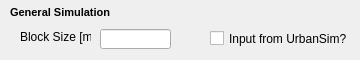
           <widget class="QWidget" name="gensim_widget" native="true">
            <property name="minimumSize">
             <size>
              <width>0</width>
              <height>60</height>
             </size>
            </property>
            <property name="maximumSize">
             <size>
              <width>16777215</width>
              <height>16777215</height>
             </size>
            </property>
            <widget class="QCheckBox" name="urbansim_in_check">
             <property name="geometry">
              <rect>
               <x>210</x>
               <y>30</y>
               <width>141</width>
               <height>17</height>
              </rect>
             </property>
             <property name="whatsThis">
              <string>&lt;!DOCTYPE HTML PUBLIC &quot;-//W3C//DTD HTML 4.0//EN&quot; &quot;http://www.w3.org/TR/REC-html40/strict.dtd&quot;&gt;
&lt;html&gt;&lt;head&gt;&lt;meta name=&quot;qrichtext&quot; content=&quot;1&quot; /&gt;&lt;style type=&quot;text/css&quot;&gt;
p, li { white-space: pre-wrap; }
&lt;/style&gt;&lt;/head&gt;&lt;body style=&quot; font-family:'MS Shell Dlg 2'; font-size:8.25pt; font-weight:400; font-style:normal;&quot;&gt;
&lt;p style=&quot; margin-top:0px; margin-bottom:0px; margin-left:0px; margin-right:0px; -qt-block-indent:0; text-indent:0px;&quot;&gt;&lt;span style=&quot; font-size:8pt;&quot;&gt;Check this box if the input data is derived from UrbanSim Output. Check this is part of a DAnCE4Water simulation where the Urban Development Module (UDM) has been initialised.&lt;/span&gt;&lt;/p&gt;&lt;/body&gt;&lt;/html&gt;</string>
             </property>
             <property name="text">
              <string>Input from UrbanSim?</string>
             </property>
            </widget>
            <widget class="QLabel" name="blocksize_lbl">
             <property name="geometry">
              <rect>
               <x>20</x>
               <y>29</y>
               <width>71</width>
               <height>16</height>
              </rect>
             </property>
             <property name="whatsThis">
              <string>Width of the square cell in the city grid in metres</string>
             </property>
             <property name="text">
              <string>Block Size [m]</string>
             </property>
            </widget>
            <widget class="QLineEdit" name="blocksize_in">
             <property name="geometry">
              <rect>
               <x>100</x>
               <y>29</y>
               <width>71</width>
               <height>20</height>
              </rect>
             </property>
            </widget>
            <widget class="QLabel" name="optionsgs_lbl">
             <property name="geometry">
              <rect>
               <x>10</x>
               <y>5</y>
               <width>111</width>
               <height>16</height>
              </rect>
             </property>
             <property name="whatsThis">
              <string>Width of the square cell in the city grid in metres</string>
             </property>
             <property name="text">
              <string>&lt;!DOCTYPE HTML PUBLIC &quot;-//W3C//DTD HTML 4.0//EN&quot; &quot;http://www.w3.org/TR/REC-html40/strict.dtd&quot;&gt;
&lt;html&gt;&lt;head&gt;&lt;meta name=&quot;qrichtext&quot; content=&quot;1&quot; /&gt;&lt;style type=&quot;text/css&quot;&gt;
p, li { white-space: pre-wrap; }
&lt;/style&gt;&lt;/head&gt;&lt;body style=&quot; font-family:'MS Shell Dlg 2'; font-size:8.25pt; font-weight:400; font-style:normal;&quot;&gt;
&lt;p style=&quot; margin-top:0px; margin-bottom:0px; margin-left:0px; margin-right:0px; -qt-block-indent:0; text-indent:0px;&quot;&gt;&lt;span style=&quot; font-size:8pt; font-weight:600;&quot;&gt;General Simulation&lt;/span&gt;&lt;/p&gt;&lt;/body&gt;&lt;/html&gt;</string>
             </property>
            </widget>
           </widget>
